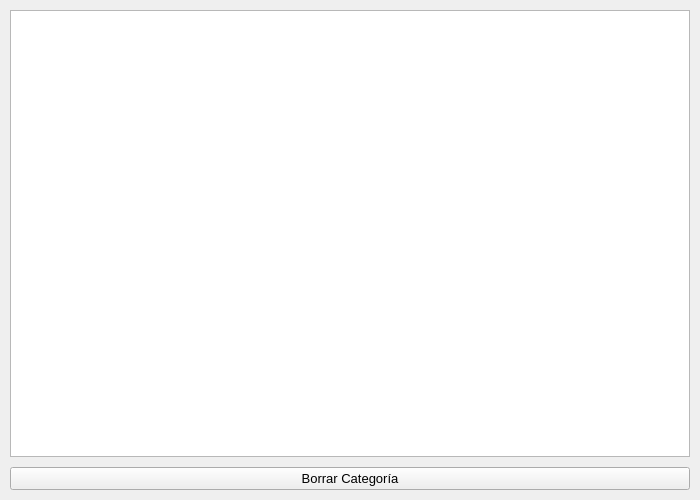
<?xml version="1.0" encoding="UTF-8"?>
<ui version="4.0">
 <class>VentanaListarCategorias</class>
 <widget class="QWidget" name="VentanaListarCategorias">
  <property name="geometry">
   <rect>
    <x>0</x>
    <y>0</y>
    <width>700</width>
    <height>500</height>
   </rect>
  </property>
  <property name="minimumSize">
   <size>
    <width>700</width>
    <height>500</height>
   </size>
  </property>
  <property name="maximumSize">
   <size>
    <width>700</width>
    <height>500</height>
   </size>
  </property>
  <property name="windowTitle">
   <string>Form</string>
  </property>
  <layout class="QVBoxLayout" name="verticalLayout">
   <property name="spacing">
    <number>10</number>
   </property>
   <property name="leftMargin">
    <number>10</number>
   </property>
   <property name="topMargin">
    <number>10</number>
   </property>
   <property name="rightMargin">
    <number>10</number>
   </property>
   <property name="bottomMargin">
    <number>10</number>
   </property>
   <item>
    <widget class="QListWidget" name="listWidget_listaCategorias">
     <property name="minimumSize">
      <size>
       <width>400</width>
       <height>350</height>
      </size>
     </property>
     <property name="font">
      <font>
       <pointsize>10</pointsize>
      </font>
     </property>
    </widget>
   </item>
   <item>
    <layout class="QHBoxLayout" name="horizontalLayout">
     <item>
      <widget class="QPushButton" name="pushButton_borrarCategoriaSeleccionada">
       <property name="font">
        <font>
         <pointsize>10</pointsize>
        </font>
       </property>
       <property name="text">
        <string>Borrar Categoría</string>
       </property>
      </widget>
     </item>
    </layout>
   </item>
  </layout>
 </widget>
 <resources/>
 <connections/>
</ui>
